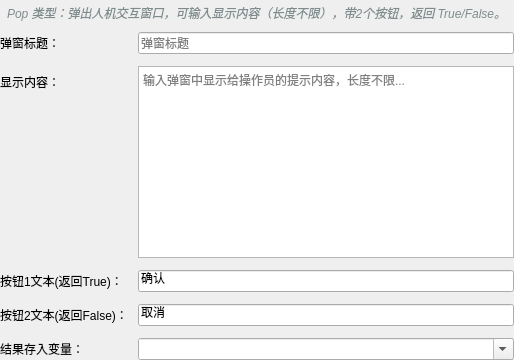
            <widget class="QWidget" name="page_pop">
             <layout class="QVBoxLayout" name="popPageLayout">
              <property name="leftMargin">
               <number>0</number>
              </property>
              <property name="topMargin">
               <number>0</number>
              </property>
              <property name="rightMargin">
               <number>0</number>
              </property>
              <property name="bottomMargin">
               <number>0</number>
              </property>
              <item>
               <widget class="QLabel" name="label_popHint">
                <property name="text">
                 <string>Pop 类型：弹出人机交互窗口，可输入显示内容（长度不限），带2个按钮，返回 True/False。</string>
                </property>
                <property name="styleSheet">
                 <string notr="true">color: #7f8c8d; font-style: italic; padding: 4px;</string>
                </property>
               </widget>
              </item>
              <item>
               <layout class="QFormLayout" name="popFormLayout">
                <property name="horizontalSpacing">
                 <number>10</number>
                </property>
                <property name="verticalSpacing">
                 <number>12</number>
                </property>
                <item row="0" column="0">
                 <widget class="QLabel" name="label_popTitle">
                  <property name="text">
                   <string>弹窗标题：</string>
                  </property>
                 </widget>
                </item>
                <item row="0" column="1">
                 <widget class="QLineEdit" name="lineEdit_popTitle">
                  <property name="placeholderText">
                   <string>弹窗标题</string>
                  </property>
                 </widget>
                </item>
                <item row="1" column="0">
                 <widget class="QLabel" name="label_popContent">
                  <property name="text">
                   <string>显示内容：</string>
                  </property>
                 </widget>
                </item>
                <item row="1" column="1">
                 <widget class="QTextEdit" name="textEdit_popContent">
                  <property name="minimumSize">
                   <size>
                    <width>0</width>
                    <height>100</height>
                   </size>
                  </property>
                  <property name="placeholderText">
                   <string>输入弹窗中显示给操作员的提示内容，长度不限...</string>
                  </property>
                 </widget>
                </item>
                <item row="2" column="0">
                 <widget class="QLabel" name="label_popBtnTrue">
                  <property name="text">
                   <string>按钮1文本(返回True)：</string>
                  </property>
                 </widget>
                </item>
                <item row="2" column="1">
                 <widget class="QLineEdit" name="lineEdit_popBtnTrue">
                  <property name="text">
                   <string>确认</string>
                  </property>
                 </widget>
                </item>
                <item row="3" column="0">
                 <widget class="QLabel" name="label_popBtnFalse">
                  <property name="text">
                   <string>按钮2文本(返回False)：</string>
                  </property>
                 </widget>
                </item>
                <item row="3" column="1">
                 <widget class="QLineEdit" name="lineEdit_popBtnFalse">
                  <property name="text">
                   <string>取消</string>
                  </property>
                 </widget>
                </item>
                <item row="4" column="0">
                 <widget class="QLabel" name="label_popResultVar">
                  <property name="text">
                   <string>结果存入变量：</string>
                  </property>
                 </widget>
                </item>
                <item row="4" column="1">
                 <widget class="QComboBox" name="comboBox_popResultVar">
                  <property name="editable">
                   <bool>true</bool>
                  </property>
                  <property name="placeholderText">
                   <string>选择全局变量存储返回值（可选）</string>
                  </property>
                 </widget>
                </item>
               </layout>
              </item>
             </layout>
            </widget>
